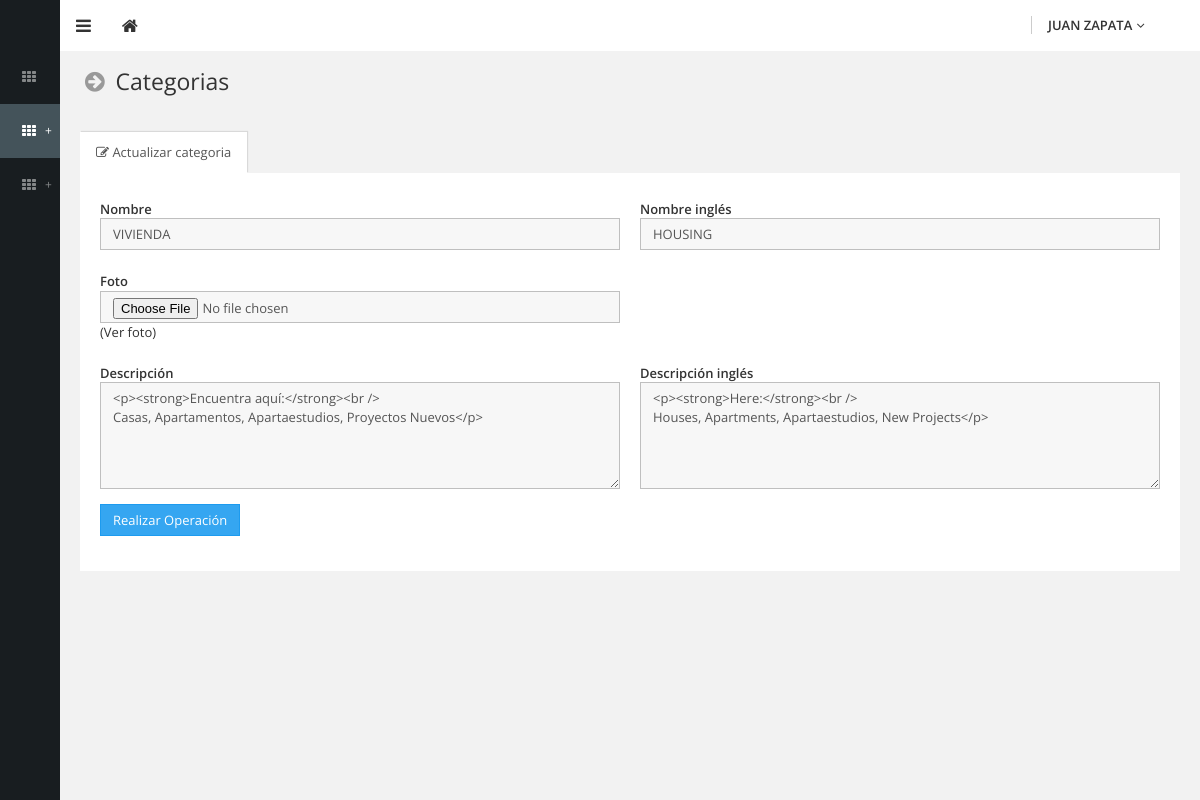
The app's page /admin/html/pages/act-categoria-2.php?Id=10&Idsubmenu=13&Idmenu=2&Idopcmenu=14 (signed in) with its own data.
### tables this page shows
CREATE TABLE IF NOT EXISTS `Menu` (
  `Id` int(11) NOT NULL AUTO_INCREMENT,
  `Nombre` varchar(255) NOT NULL,
  `Url` varchar(255) NOT NULL,
  `Pos` int(11) NOT NULL,
  PRIMARY KEY (`Id`)
);

CREATE TABLE IF NOT EXISTS `Menusub` (
  `Id` int(11) NOT NULL AUTO_INCREMENT,
  `Idmenu` int(11) NOT NULL,
  `Nombre` varchar(255) NOT NULL,
  `Url` varchar(255) NOT NULL,
  `Pos` int(11) NOT NULL,
  PRIMARY KEY (`Id`)
);

CREATE TABLE IF NOT EXISTS `Sesion` (
  `Id` int(11) NOT NULL AUTO_INCREMENT,
  `Nombre` varchar(255) NOT NULL,
  `NombreEN` varchar(255) NOT NULL,
  `Descripcion` text NOT NULL,
  `DescripcionEN` text NOT NULL,
  `Foto` varchar(255) NOT NULL,
  `Pos` int(11) NOT NULL,
  PRIMARY KEY (`Id`)
);

### admin/html/pages/act-categoria-2.php (the view, shortened to what this page needs)
<?
include("../../includes/conexion.php");
					$Id 	=    $_REQUEST["Id"];
					$queryTITMEN		="SELECT* FROM Menusub WHERE Id = ".$_REQUEST["Idsubmenu"] ;
					$resultTITMEN		=mysql_query($queryTITMEN, $id);
					While($rowTITMEN	=mysql_fetch_array($resultTITMEN))
					{
					$NombreTITMEN		=$rowTITMEN["Nombre"];
					}
					$query2				="SELECT * FROM Sesion WHERE Id='$Id'";
					$result2 			=mysql_query($query2,$id);
					while($row2 		=mysql_fetch_array($result2)){
					$Nombre 			=$row2["Nombre"];
					$NombreEN 			=$row2["NombreEN"];
					$Descripcion 		=$row2["Descripcion"];
					$DescripcionIngles	=$row2["DescripcionEN"];
					$Imagen				=$row2["Foto"];
					}
					$LineaMenuS			=$NombreTITMEN;
?>
<!DOCTYPE html>
<html lang="en">
	<head>
		<link type="text/css" rel="stylesheet" href="../../assets/css/theme-default/bootstrap.css?1403937764" />
		<link type="text/css" rel="stylesheet" href="../../assets/css/theme-default/boostbox.css?1403937765" />
		<link type="text/css" rel="stylesheet" href="../../assets/css/theme-default/boostbox_responsive.css?1403937765" />
		<link type="text/css" rel="stylesheet" href="../../assets/css/theme-default/font-awesome.min.css?1401481653" />
        <link type="text/css" rel="stylesheet" href="../../assets/css/theme-default/libs/bootstrap-datetimepicker/bootstrap-datetimepicker.css?1403937882" />
	</head>
	<body >
		<header id="header">
<?
include("../../includes/navbar.php");
?>
		</header>
		<div id="base">
			<div id="sidebar">
			  <div class="sidebar-back"></div>
			  <div class="sidebar-content">
			    <div class="nav-brand"> <a class="main-brand" href="zona.php">
			      </a>
               </div>
<?
include("../../includes/menu.php");
?>
		      </div>
		  </div>
			<div id="content">
				<section>
					<div class="section-header">
						<h3 class="text-standard"><i class="fa fa-fw fa-arrow-circle-right text-gray-light"></i> <?=$LineaMenuS?></h3>
					</div>
					<div class="section-body">
						<div class="row">
							<div class="col-lg-12">
								<div class="box style-transparent">
									<div class="box-head">
										<ul class="nav nav-tabs tabs-transparent" data-toggle="tabs">
											<li class="active"><a href="#editDetails"><i class="fa fa-edit"></i> Actualizar categoria</a></li>
										</ul>
									</div>
									<div class="tab-content">
										<div class="tab-pane active" id="editDetails">
											<div class="box-body style-white">
<?
							$MosPerz1		=	0;
							$queryPerz1			="SELECT* FROM Permisos where Idtipo = '$tipouzer'  and Men = '$Idmenux' and Submenu = '$Idsubmenux' and Opciones = '$Idopcmenux' ";
							$resultPerz1		=mysql_query($queryPerz1, $id);
							while($rowPerz1		=mysql_fetch_array($resultPerz1))
							{
							$MosPerzA			=$rowPerz1["Agr"];
								if($MosPerzA > 0)
								{
								$MosPerz1	=	1;
								}
							}
?>
                                                        <?
                                                        if($MosPerz1 == 1)
														{
														?>
												<form class="form-horizontal form-validate" role="form" method="post" action="act-sesion.php" novalidate enctype="multipart/form-data">
                                                        <?
														}
														else
														{
														?>
												<form class="form-horizontal form-validate" role="form" method="post"  novalidate>
                                                        <?
														}
														?>
													<div class="row">
														<div class="col-sm-6">
															<div class="form-group">
																<div class="col-sm-12">
																	<label for="Nombre" class="control-label">Nombre</label>
																	<input type="text" name="Nombre" id="Nombre" class="form-control" placeholder="Nombre" value="<?=$Nombre?>" onChange="javascript:this.value=this.value.toUpperCase();" required data-rule-minlength="3">
																</div>
															</div>
														</div>
														<div class="col-sm-6">
															<div class="form-group">
																<div class="col-sm-12">
																	<label for="NombreEN" class="control-label">Nombre inglés</label>
																	<input type="text" name="NombreEN" id="NombreEN" class="form-control" placeholder="Nombre inglés" value="<?=$NombreEN?>" onChange="javascript:this.value=this.value.toUpperCase();" required data-rule-minlength="3">
																</div>
															</div>
														</div>
														<div class="col-sm-6">
															<div class="form-group">
																<div class="col-sm-12">
																	<label for="Imagen" class="control-label">Foto</label>
																	<input type="file" name="Imagen" id="Imagen" class="form-control" placeholder="Imagen" accept="image/*">
																	<?if(!empty($Imagen)){?><a href="Sesion/<?=$Imagen?>">(Ver foto)</a><?}?>
																</div>
															</div>
														</div>
													</div>
													<div class="row">
														<div class="col-sm-6">
															<div class="form-group">
																<div class="col-sm-12">
																	<label for="Descripcion" class="control-label">Descripción</label>
																	<textarea name="Descripcion" id="Descripcion" class="form-control" placeholder="Descripcion"  onChange="javascript:this.value=this.value.toUpperCase();" rows="5" required><?=$Descripcion?></textarea>
																</div>
															</div>
														</div>
														<div class="col-sm-6">
															<div class="form-group">
																<div class="col-sm-12">
																	<label for="DescripcionIngles" class="control-label">Descripción inglés</label>
																	<textarea name="DescripcionIngles" id="DescripcionIngles" class="form-control" placeholder="Descripcion inglés" onChange="javascript:this.value=this.value.toUpperCase();" rows="5" required><?=$DescripcionIngles?></textarea>
																</div>
															</div>
														</div>
													</div>
													<div class="form-group">
														<div class="col-sm-12">
                                                        <?
                                                        if($MosPerz1 == 1)
														{
														?>
															<button type="submit" class="btn btn-primary">Realizar Operación</button>
                                                        <?
														}
														?>
														</div>
													</div>
												</form>
											</div>
										</div>
									</div>
								</div>
							</div>
						</div>
					</div>
				</section>
			</div>
		</div>
	</body>
</html>

### admin/includes/menu.php (shortened to what this page needs)
			    <ul class="main-menu">
<?
					$tipouzer		=$_SESSION['tipo'];
					$Idmenux		=$_REQUEST["Idmenu"];
					$Idsubmenux		=$_REQUEST["Idsubmenu"];
					$Idopcmenux		=$_REQUEST["Idopcmenu"];
					$conMenu		=0;
					$queryMenu		="SELECT* FROM Menu order by Pos" ;
					$resultMenu		=mysql_query($queryMenu, $id);
					While($rowMenu	=mysql_fetch_array($resultMenu))
					{
					$NombreMenu		=$rowMenu["Nombre"];
					$UrlMenu		=$rowMenu["Url"];
					$IdMenu			=$rowMenu["Id"];
					$MosPers1		=	0;
							$queryPers1			="SELECT* FROM Permisos where Idtipo = '$tipouzer'  and Men = '$IdMenu' and Submenu = '0' and Opciones = '0' ";
							$resultPers1		=mysql_query($queryPers1, $id);
							while($rowPers1		=mysql_fetch_array($resultPers1))
							{
							$MosPersA			=$rowPers1["Mos"];
								if($MosPersA > 0)
								{
								$MosPers1	=	1;
								}
							}
							if($UrlMenu	==	'#')
							{
							$UrlMenu	=	'javascript:void(0);';
							$addMenu	=	'<span class="expand-sign">+</span>';
							}
							else
							{
							$UrlMenu		=$UrlMenu;
							}
							$conMenu++;
							if(empty($Idmenux))
							{
								if($conMenu == 1)
								{
								$Activa	=	'class="active"';
								}
								else
								{
								$Activa	=	'';
								}
							}
							elseif($IdMenu	== $Idmenux)
							{
								$Activa	=	'class="active"';
							}
							else
							{
								$Activa	=	'';
							}
										if($MosPers1 == 1)
										{
?>
                                            <li>
                                            <a href="<?=$UrlMenu?>?Idmenu=<?=$IdMenu?>" <?=$Activa?>> <i class="fa fa-th fa-fw"></i><span class="title"><?=$NombreMenu?></span> <?=$addMenu?></a>
                                            <?
                                            if($UrlMenu =! 'javascript:void(0);')
                                            {
                                            ?>
                                            </li>
                                            <?
                                            }
                                            else
                                            {
                                            ?>
                                            </li>
                                            <?
											}
					}
					}
                                            ?>
		        </ul>

### admin/assets/css/theme-default/boostbox_responsive.css (style rules this page uses)
@media (min-width: 481px) and (max-width: 1200px) { body:not(.sidebar-expanded) #content { display: block; } }
@media (min-width: 481px) and (max-width: 1200px) { body:not(.sidebar-expanded) #sidebar { width: 60px; } }
@media (min-width: 481px) and (max-width: 1200px) { body:not(.sidebar-expanded) #header { left: 60px; } }
@media (min-width: 481px) and (max-width: 1200px) { body:not(.sidebar-expanded) .sidebar-back { width: 60px; } }
@media (min-width: 481px) and (max-width: 1200px) { body:not(.sidebar-expanded) .main-menu > li { position: relative; } }
@media (min-width: 481px) and (max-width: 1200px) { body:not(.sidebar-expanded) .main-menu > li.active > a { background-color: #44535a; color: #ffffff; } }
@media (min-width: 481px) and (max-width: 1200px) { body:not(.sidebar-expanded) .main-menu > li > a { padding: 20px 20px 20px 40px; -webkit-transition: padding 0.15s ease-in; -o-transition: padding 0.15s ease-in; transition: padding 0.15s ease-in; } }
@media (min-width: 481px) and (max-width: 1200px) { body:not(.sidebar-expanded) .main-menu > li > a:before, body:not(.sidebar-expanded) .main-menu > li > a:after { content: " "; display: table; } }
@media (min-width: 481px) and (max-width: 1200px) { body:not(.sidebar-expanded) .main-menu > li > a:after { clear: both; } }
@media (min-width: 481px) and (max-width: 1200px) { body:not(.sidebar-expanded) .main-menu > li > a .fa:first-child { color: inherit; margin-left: -20px; } }

### records on screen
menusub: Nombre "Categorias"
sesion: Nombre "VIVIENDA", NombreEN "HOUSING", Descripcion "<p><strong>Encuentra aquí:</strong><br /> Casas, Apartamentos, Apartaestudios, Proyectos Nuevos</p>", DescripcionIngles "<p><strong>Here:</strong><br /> Houses, Apartments, Apartaestudios, New Projects</p>"

### other values on screen
$_SESSION['NombreR'] "JUAN ZAPATA"
